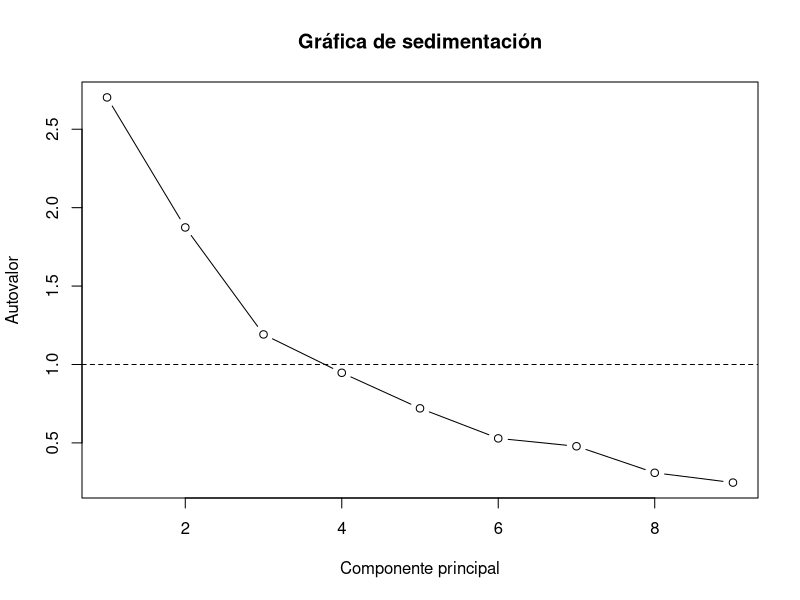
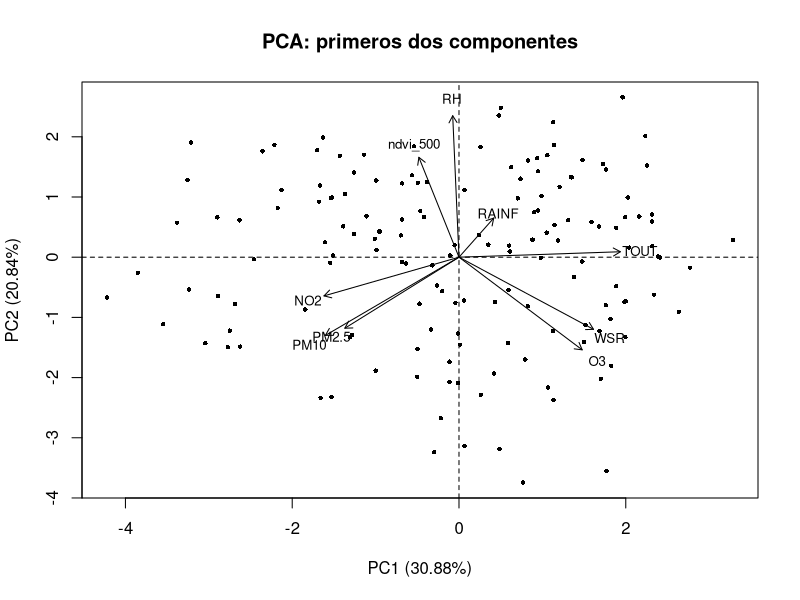

Here is the R script that generated these plots, in order:
## ---- chunk 1
base <- read.csv("../../Exploracion_descriptiva/tablas/base_analitica_mensual.csv")

dim(base)
names(base)
## ---- chunk 2
# Variables principales para el PCA
datos_pca <- base[, c(
  "PM10",
  "PM2.5",
  "NO2",
  "O3",
  "TOUT",
  "RH",
  "RAINF",
  "WSR",
  "ndvi_500"
)]

# Revisar faltantes
colSums(is.na(datos_pca))
## ---- chunk 3
# Conservar solo filas completas para las variables del PCA
datos_pca_completos <- na.omit(datos_pca)

# Comparar tamaño original y tamaño final
dim(datos_pca)
dim(datos_pca_completos)
## ---- chunk 4
# Realizar PCA estandarizando las variables
pca <- prcomp(datos_pca_completos, center = TRUE, scale. = TRUE)

# Varianza explicada por cada componente
summary(pca)
## ---- chunk 5
# Calcular autovalores
autovalores <- pca$sdev^2

# Tabla de varianza explicada
tabla_varianza <- data.frame(
  Componente = paste0("PC", 1:length(autovalores)),
  Autovalor = round(autovalores, 3),
  Varianza_pct = round(autovalores / sum(autovalores) * 100, 2),
  Acumulada_pct = round(cumsum(autovalores / sum(autovalores) * 100), 2)
)

tabla_varianza

# Gráfica de sedimentación
plot(
  autovalores,
  type = "b",
  xlab = "Componente principal",
  ylab = "Autovalor",
  main = "Gráfica de sedimentación"
)

abline(h = 1, lty = 2)
## ---- chunk 6
# Cargas de las variables en los primeros 3 componentes
cargas <- round(pca$rotation[, 1:3], 3)

cargas
## ---- chunk 7
# Coordenadas de las observaciones
scores <- pca$x[, 1:2]

# Cargas de las variables
cargas_plot <- pca$rotation[, 1:2]

# Gráfica de las observaciones
plot(
  scores,
  xlab = "PC1 (30.88%)",
  ylab = "PC2 (20.84%)",
  main = "PCA: primeros dos componentes",
  pch = 16,
  cex = 0.6
)

# Flechas de las variables
factor_escala <- 4

arrows(
  0, 0,
  cargas_plot[, 1] * factor_escala,
  cargas_plot[, 2] * factor_escala,
  length = 0.08
)

# Nombres de las variables
text(
  cargas_plot[, 1] * factor_escala * 1.12,
  cargas_plot[, 2] * factor_escala * 1.12,
  labels = rownames(cargas_plot),
  cex = 0.8
)

abline(h = 0, v = 0, lty = 2)
## ---- chunk 8
# Matriz de correlaciones
R <- cor(datos_pca_completos)

# Número de observaciones y variables
n <- nrow(datos_pca_completos)
p <- ncol(datos_pca_completos)

# KMO
invR <- solve(R)
parciales <- -cov2cor(invR)
diag(parciales) <- 0

R2 <- R^2
diag(R2) <- 0

P2 <- parciales^2

kmo <- sum(R2) / (sum(R2) + sum(P2))

# Prueba de Bartlett
chi2 <- -(n - 1 - (2 * p + 5) / 6) * log(det(R))
gl <- p * (p - 1) / 2
p_bartlett <- pchisq(chi2, df = gl, lower.tail = FALSE)

cat("KMO:", round(kmo, 3), "\n")
cat("Bartlett chi-cuadrada:", round(chi2, 2), "\n")
cat("Grados de libertad:", gl, "\n")
cat("p-value:", format.pval(p_bartlett), "\n")
